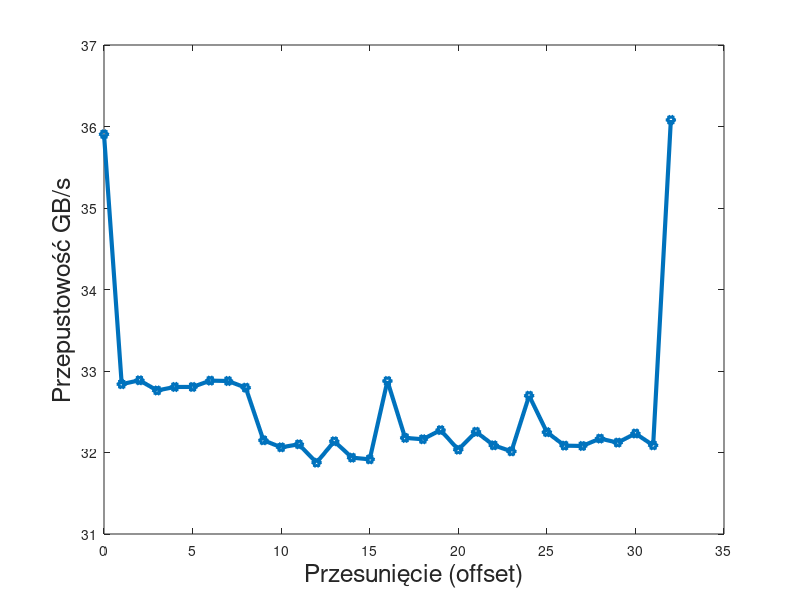

The MATLAB source for this figure:
load mem_perf.mat

plot(A(:,1), A(:,2), 'h-', 'linewidth', 3)
x = xlabel('Przesunięcie (offset)')
y = ylabel('Przepustowość GB/s')
set(x, 'fontsize', 18)
set(y, 'fontsize', 18)
